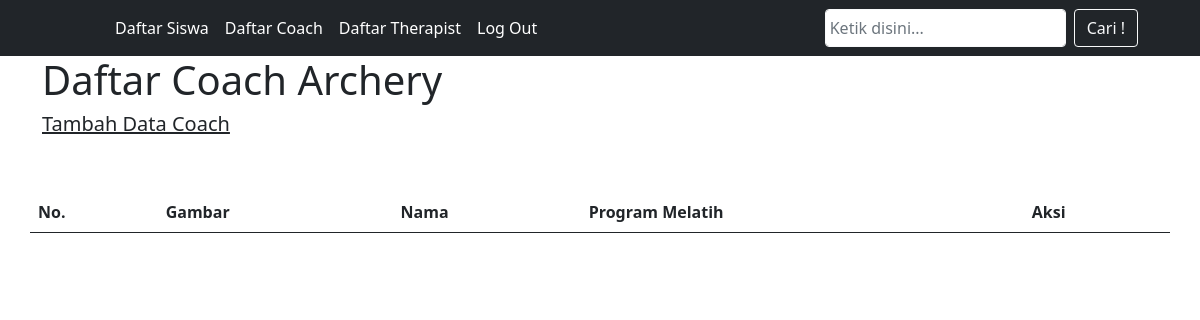
The page /Coach/coach.php (signed in) on the database as committed earlier.
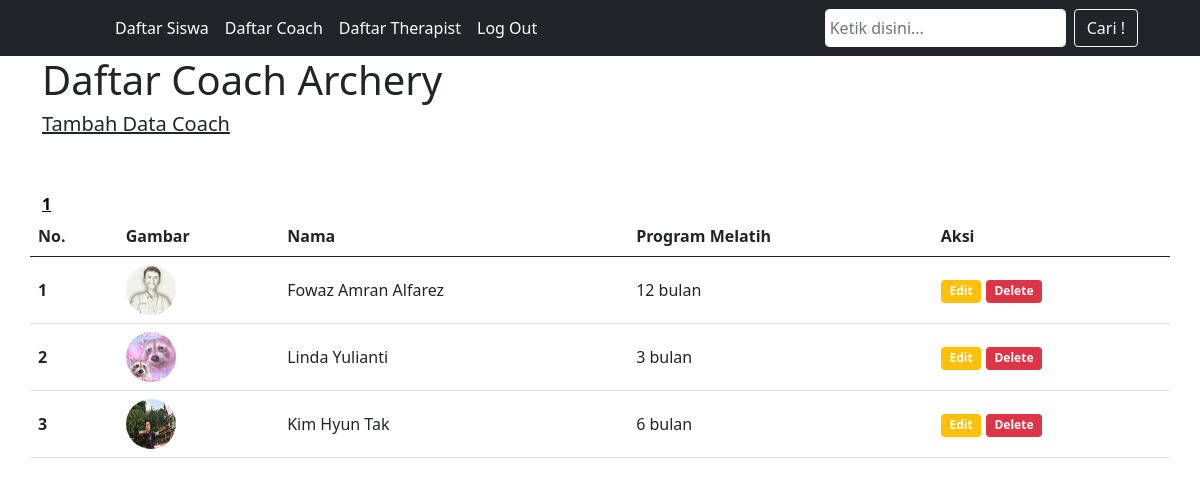
The same page on the database as committed later.
### tables this page shows
CREATE TABLE `coach` (
  `id` int(11) NOT NULL,
  `nama` varchar(50) NOT NULL,
  `program` varchar(100) NOT NULL,
  `gambar` varchar(100) NOT NULL
);

### Coach/functions.php (called while the page is built, shortened)
<?php
function koneksi() {
    $conn = mysqli_connect("localhost", "root", "", "pw2022_a_213040008") or die('koneksi gagal !');
    return $conn;
}
function query($query) {
    $conn = koneksi();
    $result = mysqli_query($conn, $query)or die(mysqli_error($conn));
    $rows = [];
    while ($row = mysqli_fetch_assoc($result)) {
    $rows[] = $row;
 }
 return $rows;
}

### Coach/coach.php (the view, shortened to what this page needs)
<?php
require '../Coach/functions.php';
$jumlahDataPerHalaman = 10;
$jumlahDAta = count(query("SELECT * FROM coach"));
$jumlahHalaman = ceil($jumlahDAta / $jumlahDataPerHalaman);
$halamanAktif = ( isset ($_GET["halaman"]) ) ? $_GET["halaman"] : 1;
$awalData = ($jumlahDataPerHalaman * $halamanAktif) - $jumlahDataPerHalaman;
$coach = query("SELECT * FROM coach LIMIT $awalData, $jumlahDataPerHalaman");
?>
<!DOCTYPE html>
<html lang="en">
<head>
    <link href="https://cdn.jsdelivr.net/npm/bootstrap@5.0.2/dist/css/bootstrap.min.css" rel="stylesheet"
>
    <link rel="stylesheet" href="css/style.css" />
    <link rel="stylesheet" href="//maxcdn.bootstrapcdn.com/font-awesome/4.3.0/css/font-awesome.min.css" />
</head>
<body>
    <nav class="navbar navbar-expand-xl navbar-dar bg-dark">
        <div class="container-fluid">
            <div class="collapse navbar-collapse" id="navbarSupportedContent">
                <ul class="navbar-nav me-auto mb-2 mb-lg-0" style="padding-left: 95px;">
                    <li class="nav-item">
                        <a class="nav-link text-white" aria-current="page" href="../index.php">Daftar Siswa</a>
                    </li>
                    <li class="nav-item">
                        <a class="nav-link text-white" href="coach.php">Daftar Coach</a>
                    </li>
                    <li class="nav-item">
                        <a class="nav-link text-white" href="therapist.php">Daftar Therapist</a>
                    </li>
                    <li class="nav-item">
                        <a class="nav-link text-white" href="../logout.php">Log Out</a>
                    </li>
                </ul>
                <form action="" class="d-flex" role="search" style="padding-right: 50px;">
                    <input class="form-control me-2 w-auto p-1 border border-light" type="text" name="keyword"
                        id="keyword" autocomplete="off" placeholder="Ketik disini..." aria-label="Search" autofocus>
                    <button class="btn btn-outline-light" type="submit" id="tombol-cari" name="cari">Cari !</button>
                </form>
            </div>
        </div>
    </nav>
    <div class="container">
        <h1>Daftar Coach Archery</h1>
        <h5><a class="text-dark" href="../Coach/tambahCoach.php">Tambah Data Coach</a></h5>
        <br><br>
        <?php for($i = 1; $i <= $jumlahHalaman; $i++) : ?>
        <?php if( $i == $halamanAktif) : ?>
        <a href="?halaman=<?= $i; ?>" style="font-weight: bold; color: black;"><?= $i; ?></a>
        <?php else: ?>
        <a href="?halaman=<?= $i; ?>"><?= $i; ?></a>
        <?php endif; ?>
        <?php endfor; ?>
    </div>
    <div id="container">
        <table class="table container">
            <thead>
                <tr>
                    <th>No.</th>
                    <th>Gambar</th>
                    <th>Nama</th>
                    <th>Program Melatih</th>
                    <th>Aksi</th>
                </tr>
            </thead>
            <tbody>
                <?php $no = 1; ?>
                <?php foreach($coach as $coh) {?>
                <tr class="align-middle">
                    <th scope="row"><?php echo $no++; ?></th>
                    <td>
                        <img src="../Coach/img/<?= $coh["gambar"]?>" width="50" height="50" class="rounded-circle">
                    </td>
                    <td><?= $coh["nama"] ?></td>
                    <td><?= $coh["program"] ?></td>
                    <td>
                        <a href="../Coach/editCoach.php?id=<?= $coh["id"]; ?>" class="btn badge bg-warning">Edit</a>
                        <a href="../Coach/deleteCoach.php?id=<?= $coh["id"]; ?>" class="btn badge bg-danger"
                            onclick="return confirm('Menghapus Data?');">Delete</a>
                    </td>
                </tr>
                <?php  }  ?>
            </tbody>
        </table>
    </div>
</body>
</html>

Rows that differ between the two databases and show on the page:
added coach: gambar (picture), nama "Fowaz Amran Alfarez", program "12 bulan"
added coach: gambar (picture), nama "Linda Yulianti", program "3 bulan"
added coach: gambar (picture), nama "Kim Hyun Tak", program "6 bulan"
Other text that changed with them:
new list line: "1"
